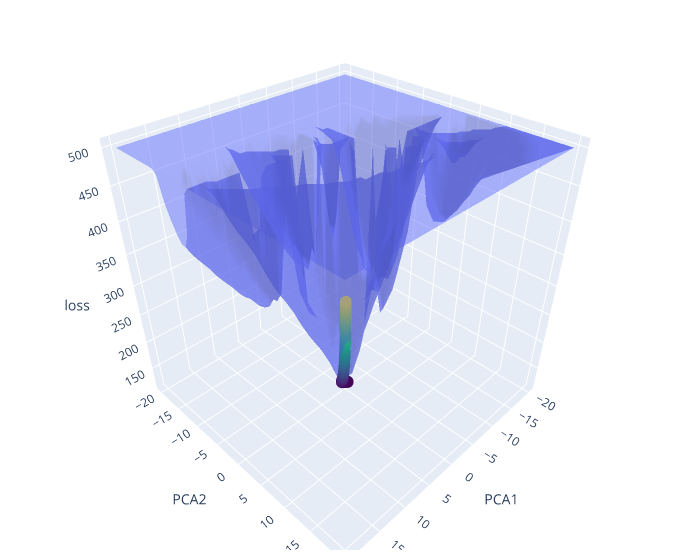

Notebook source saved alongside this figure:
### Code cell
sml.weights_descent_pca_space(maxL=500)

### Figure 1 — Plotly figure (JSON) as saved in the notebook; plotly's stock layout.template omitted (floating-point values rounded to 4 significant figures; data arrays with more than 128 entries replaced by an {"elided": "..."} marker saying what was removed)
{"data": [{"opacity": 0.5, "type": "mesh3d", "x": {"elided": "2500 float values"}, "y": {"elided": "2500 float values"}, "z": {"elided": "2500 float values"}}, {"line": {"color": "darkblue", "width": 2}, "marker": {"color": {"elided": "5000 float values"}, "colorscale": [[0, "#440154"], [0.1111, "#482878"], [0.2222, "#3e4989"], [0.3333, "#31688e"], [0.4444, "#26828e"], [0.5556, "#1f9e89"], [0.6667, "#35b779"], [0.7778, "#6ece58"], [0.8889, "#b5de2b"], [1, "#fde725"]], "size": 4}, "type": "scatter3d", "x": {"elided": "5000 float values"}, "y": {"elided": "5000 float values"}, "z": {"elided": "5000 float values"}}], "layout": {"margin": {"b": 10, "l": 10, "r": 20, "t": 10}, "scene": {"xaxis": {"title": {"text": "PCA1"}}, "yaxis": {"title": {"text": "PCA2"}}, "zaxis": {"title": {"text": "loss"}}}, "width": 700}}
